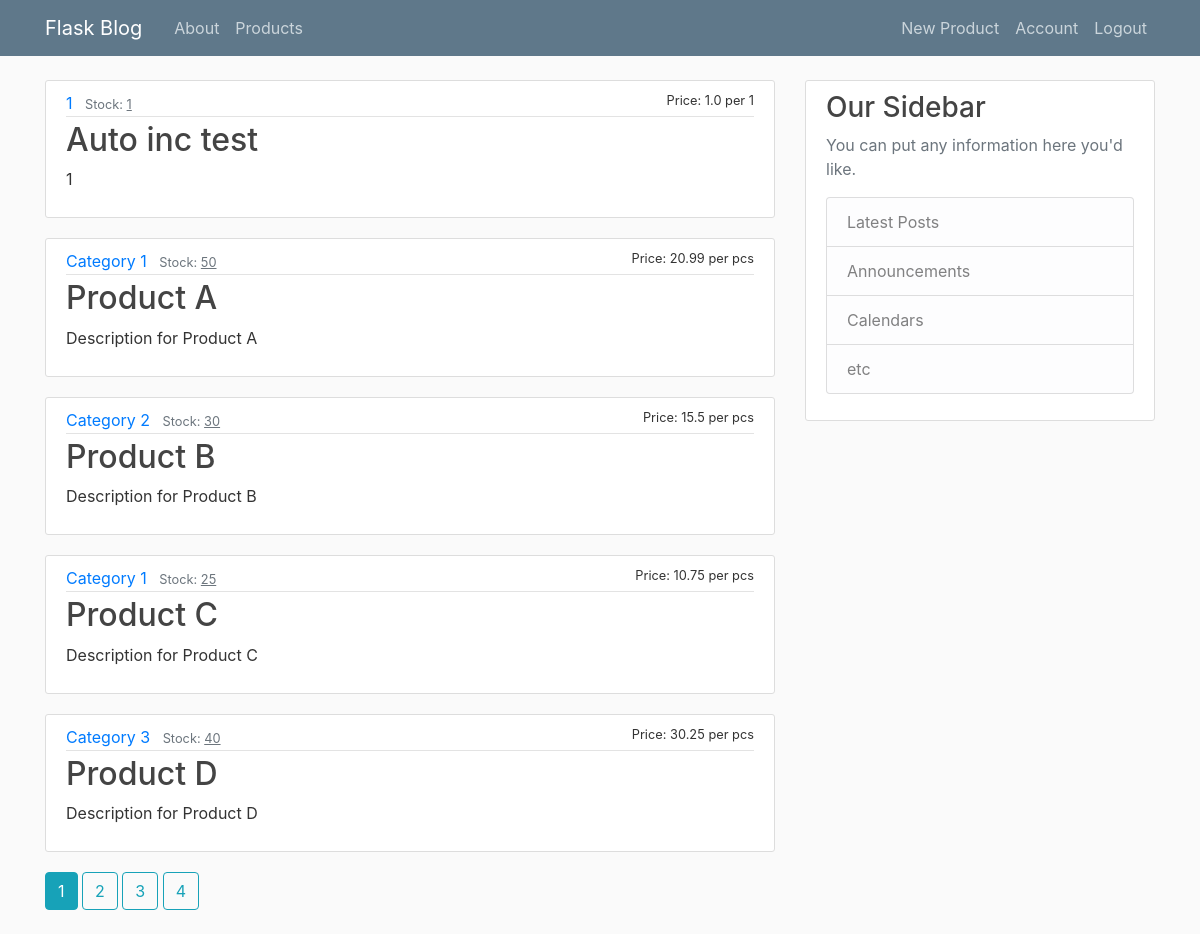
The page /products (signed in) on the database its author committed.
### flaskblog/models.py (models this page shows, shortened)
class Product(db.Model):
    id = db.Column(db.Integer, primary_key=True)
    name = db.Column(db.String(20), nullable=False, unique=True)
    category = db.Column(db.String(20), nullable=False)
    price = db.Column(db.Double, nullable=False)
    quantityInStock = db.Column(db.Integer, nullable=False)
    unitOfMeasure = db.Column(db.String(20), nullable=False)
    description = db.Column(db.Text, nullable=False)

### flaskblog/main/routes.py (the view)
@main.route("/")
@main.route("/products")
@login_required
def products():
    page = request.args.get('page', 1, type=int)
    products = Product.query.order_by(Product.name.asc()).paginate(page=page, per_page=5)
    return render_template('products.html', title='Products', products=products)

### flaskblog/models.py (called while the page is built)
@login_manager.user_loader
def load_user(user_id):
    return User.query.get(int(user_id))

    def has_roles(self, role):
        print([role.name for role in self.roles])
        if isinstance(role, str):
            return role in (role.name for role in self.roles)
        else:
            return role in self.roles

### flaskblog/templates/products.html
{% extends "layout.html" %}
{% block content %}
    {% for product in products.items %}
        <article class="media content-section {% if product.quantityInStock==0 %}gray-bg{% endif %}">
          <div class="media-body">
            <div class="product-metadata">
              <a class="mr-2" href="{{ url_for('products.category_products', category=product.category) }}">{{ product.category }}</a>
              <small class="text-muted">Stock: <u>{{ product.quantityInStock }}</u></small>
              <small class="flt-r" {% if product.quantityInStock==0 %}style="color: red;"{% endif %}>{% if product.quantityInStock==0 %}OUT OF STOCK{% else %} Price: {{product.price}} per {{product.unitOfMeasure}}{% endif %}</small>
            </div>
            <h2><a class="product-title" href="{{ url_for('products.product', product_id=product.id) }}">{{ product.name }}</a></h2>
            <p class="product-content">{{ product.description }}</p>
          </div>
        </article>
    {% endfor %}
    {% for page_num in products.iter_pages(left_edge=1, right_edge=1, left_current=1, right_current=2) %}
      {% if page_num %}
        {% if products.page == page_num %}
          <a class="btn btn-info mb-4" href="{{ url_for('main.products', page=page_num) }}">{{ page_num }}</a>
        {% else %}
          <a class="btn btn-outline-info mb-4" href="{{ url_for('main.products', page=page_num) }}">{{ page_num }}</a>
        {% endif %}
      {% else %}
        ...
      {% endif %}
    {% endfor %}
{% endblock content %}

### flaskblog/static/main.css (style rules this page uses)
body { background: #fafafa; color: #333333; margin-top: 5rem; }
h1, h2, h3, h4, h5, h6 { color: #444444; }
.content-section { background: #ffffff; padding: 10px 20px; border: 1px solid #dddddd; border-radius: 3px; margin-bottom: 20px; }
.product-title { color: #444444; }
.product-content { white-space: pre-line; }
.product-metadata { padding-bottom: 1px; margin-bottom: 4px; border-bottom: 1px solid #e3e3e3 }
.flt-r { float: right; }

### rows shown on the page
Product: category "1", quantityInStock "1", price "1.0", unitOfMeasure "1", name "Auto inc test", description "1"
Product: category "Category 1", quantityInStock "50", price "20.99", unitOfMeasure "pcs", name "Product A", description "Description for Product A"
Product: category "Category 2", quantityInStock "30", price "15.5", unitOfMeasure "pcs", name "Product B", description "Description for Product B"
Product: category "Category 1", quantityInStock "25", price "10.75", unitOfMeasure "pcs", name "Product C", description "Description for Product C"
Product: category "Category 3", quantityInStock "40", price "30.25", unitOfMeasure "pcs", name "Product D", description "Description for Product D"

### other values the page prints
{{ page_num }} "1"
{{ page_num }} "2" "3" "4"
